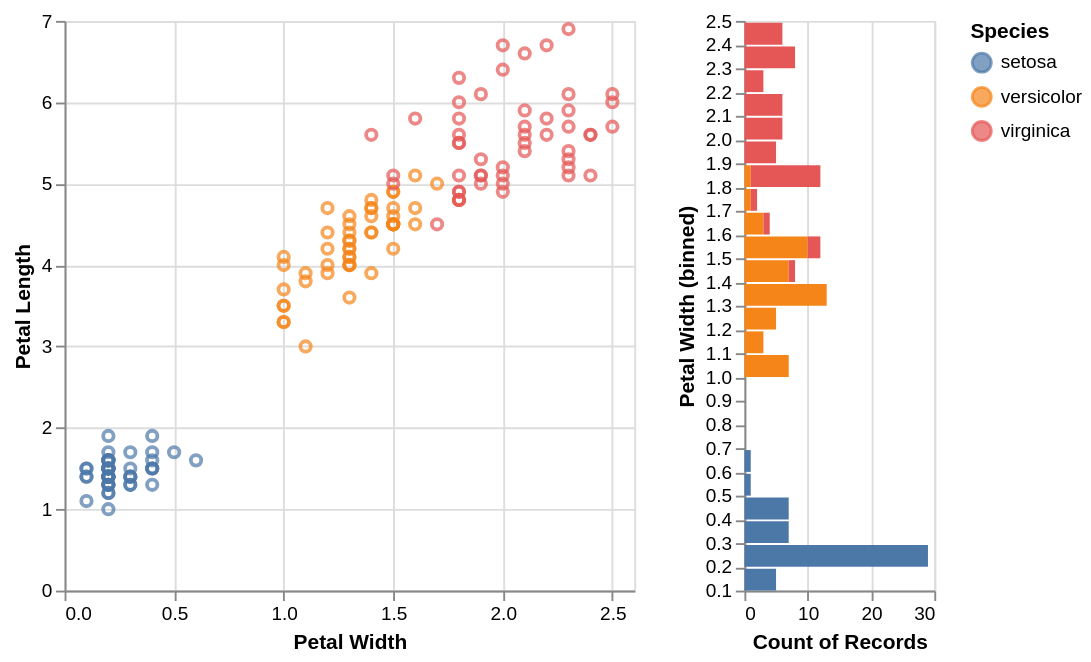

Notebook cell for this chart:
### Markdown cell above
**Do features contain enough information to predict target label?**

### Code cell
chart1 = alt.Chart(df).mark_point().encode(
    x=alt.X('petalWidth').title("Petal Width"),
    y=alt.Y('petalLength').title("Petal Length"),
    color=alt.Color('species').title("Species")
).properties(
    height=300,
    width=300
)

chart2 = alt.Chart(df).mark_bar().encode(
    x=alt.X('count()'),
    y=alt.Y('petalWidth:Q').bin(maxbins=30).title("Petal Width (binned)"),
    color=alt.Color('species').title("Species")
).properties(
    height=300,
    width=100
)

chart1 | chart2

### Figure 1 — Vega-Lite specification as saved in the notebook (floating-point values rounded to 4 significant figures; data arrays with more than 128 entries replaced by an {"elided": "..."} marker saying what was removed)
{"config": {"view": {"continuousWidth": 300, "continuousHeight": 300}}, "hconcat": [{"mark": {"type": "point"}, "encoding": {"color": {"field": "species", "title": "Species", "type": "nominal"}, "x": {"field": "petalWidth", "title": "Petal Width", "type": "quantitative"}, "y": {"field": "petalLength", "title": "Petal Length", "type": "quantitative"}}, "height": 300, "width": 300}, {"mark": {"type": "bar"}, "encoding": {"color": {"field": "species", "title": "Species", "type": "nominal"}, "x": {"aggregate": "count", "type": "quantitative"}, "y": {"bin": {"maxbins": 30}, "field": "petalWidth", "title": "Petal Width (binned)", "type": "quantitative"}}, "height": 300, "width": 100}], "data": {"name": "data-0fd1d5721890c651a37fd5fbdec1660c"}, "$schema": "https://vega.github.io/schema/vega-lite/v5.20.1.json", "datasets": {"data-0fd1d5721890c651a37fd5fbdec1660c": {"elided": "150 records"}}}
